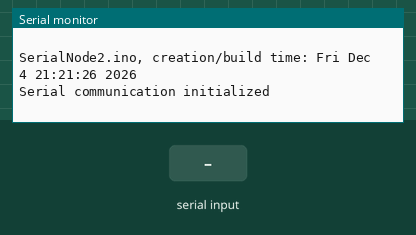
Bench run of a sketch on a simulated ESP8266 (Wemos D1 mini). Parts: the last lines printed to the serial monitor. The test bench sets the inputs (shaded band).

Above: at 1.2 s.
1.3 s: "90,45\n" received over the second serial link
At 2.3 s:
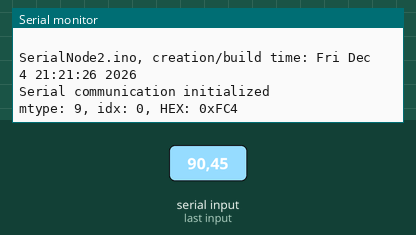
2.8 s: "200\n" received over the second serial link
At 3.4 s:
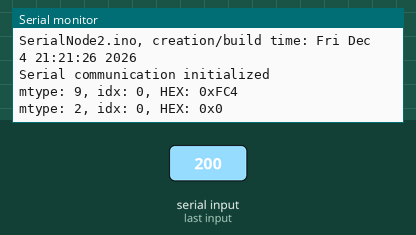
4.3 s: "a90\n" received over the second serial link
At 5.5 s:
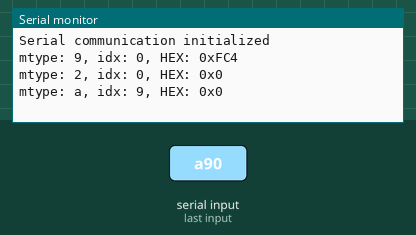
5.8 s: "A90\n" received over the second serial link
At 6.9 s:
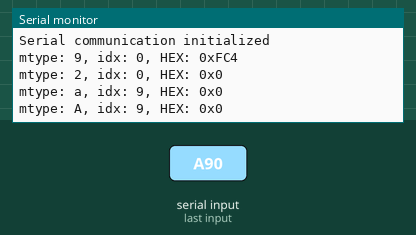
7.3 s: "b90\n" received over the second serial link
At 8.0 s:
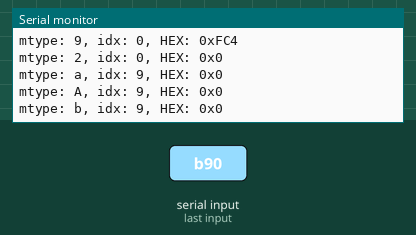
8.8 s: "B90\n" received over the second serial link
At 9.2 s:
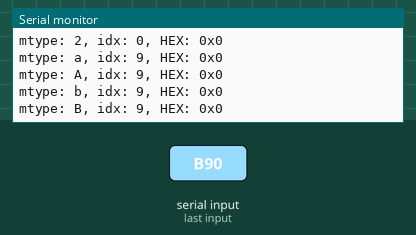

The sketch:

SerialNode2.ino
```cpp
#include <SoftwareSerial.h>

// Use D5 (RX) and D6 (TX)
SoftwareSerial mySerial(D5, D6);

unsigned long runtiming = 0;
unsigned long sequencenumber = 0;
unsigned long serialdata = 0;
char cpm_array[101];
size_t bytesread = 0;
bool resetclear = false;

uint32_t storeData[16] = {0,0,0,0,0,0,0,0,0,0,0,0,0,0,0,0};
uint32_t checkData[16] = {0,0,0,0,0,0,0,0,0,0,0,0,0,0,0,0};

// function to indicate the passing of certain duration
bool timepassing(unsigned long curtime, unsigned long duration){
  static unsigned long rtime = 0;
  if(rtime + duration > curtime) return false;
  rtime = millis(); // get fresh time to base the new interval on
  return true;
}

void sendserialtext(const char *text){
  mySerial.print("t");
  mySerial.println(text);
}

void sendserialhex(uint32_t val, int8_t idx){
  mySerial.print("x");
  mySerial.print(idx, HEX);
  mySerial.println(val, HEX);
}

uint32_t converttoval(char *bdata, uint8_t start, uint8_t end){
  uint32_t serialval = 0;
  uint8_t nibbleval = 0;
  char nibblechar;

  for (int i=start; i<end; i++){
    nibblechar = bdata[i];
    switch(nibblechar){
      case 'a':
      case 'A':
        nibbleval = 10;
        break;
      case 'b':
      case 'B':
        nibbleval = 11;
        break;
      case 'c':
      case 'C':
        nibbleval = 12;
        break;
      case 'd':
      case 'D':
        nibbleval = 13;
        break;
      case 'e':
      case 'E':
        nibbleval = 14;
        break;
      case 'f':
      case 'F':
        nibbleval = 15;
        break;
      default:
        nibbleval = uint8_t(nibblechar - '0');
    }
    // Serial.print("char: ");
    // Serial.print(nibblechar);
    // Serial.print(", val: ");
    // Serial.println(nibbleval);
    serialval = serialval * 16 + nibbleval;
  }
  return serialval;
}

// unsigned long getvalfromstring(String serialdata){
//   unsigned long serialval = 0;
//   // char valholder[9];
//   // serialdata.toCharArray(valholder, 9);
//   // serialval = strtol(valholder, NULL, 16);
//   return serialval;
// }

bool readserialdata(){
  bool datafound = false;

  if (mySerial.available()) {
    memset(cpm_array, 0, 101);
    bytesread = mySerial.readBytesUntil('\n', cpm_array, 101);
    char mtype = cpm_array[0]; // first char is the message type
    if (bytesread > 2){
      datafound = true;
      Serial.print("mtype: ");
      Serial.print(mtype);
      // Serial.print("Data length: ");
      // Serial.println(bytesread - 2);
      switch(mtype){
      case 't':
        Serial.print(", TXT: ");
        Serial.println(cpm_array + 1);
        break;
      case 'x':
      default:
        uint32_t answerindex = converttoval(cpm_array, 1, 2); // second char is the index
        Serial.print(", idx: ");
        Serial.print(answerindex, DEC);
        uint32_t answer = converttoval(cpm_array, 2, bytesread - 1);
        Serial.print(", HEX: 0x");
        Serial.println(answer, HEX);

        if (answerindex == 15){ // check other board is restarted
          resetclear = answer == 0xffffffff;
        }
        storeData[answerindex] = answer;
      }
      // Serial.print(" data: ");
      // Serial.println(cpm_array + 1);
    }
  }

  // String data = mySerial.readStringUntil('\n');
  // Serial.println("Received: " + data);
  // serialdata = getvalfromstring(data);
  // Serial.print("Value: ");
  // Serial.println(serialdata);

  return datafound;
}

void setup() {
  Serial.begin(115200);   // USB Serial
  mySerial.begin(9600);   // Software Serial to other D1 Mini

  Serial.println(F(" "));
  Serial.print(__FILE__);
  Serial.print(F(", creation/build time: "));
  Serial.println(__TIMESTAMP__);
  Serial.flush();
  Serial.println("Serial communication initialized");
  Serial.flush();

  sendserialhex(0xffffffff, 15); // signal a reset/startup condition
}

// // function to indicate the passing of certain duration
// bool timepassing(unsigned long curtime, unsigned long duration){
//   static unsigned long rtime = 0;
//   if(rtime + duration > curtime) return false;
//   rtime = millis(); // get fresh time to base the new interval on
//   return true;
// }

// unsigned long getvalfromstring(String serialdata){
//   unsigned long serialval = 0;
//   // char valholder[9];
//   // serialdata.toCharArray(valholder, 9);
//   // serialval = strtol(valholder, NULL, 16);
//   return serialval;
// }

bool newdata = false;
bool action = false;

void loop() {

  runtiming = millis();

  action = timepassing(runtiming, 14000);
  if (action){
    // mySerial.print("t");
    // mySerial.println("Hay from Board 2");
    sendserialtext("Hay from Board 2");

    // mySerial.print("x");
    // mySerial.println(0xbeefdead, HEX);
    // mySerial.print("x");
    // mySerial.println(runtiming, HEX);
    // //slen = mySerial.write(pmessage);

    sendserialhex(0xbeefdead, 13);
    sendserialhex(runtiming, 15);
    sendserialhex(++sequencenumber, 14);

    Serial.print("Sent message at: ");
    Serial.println(runtiming);
  }

  newdata = readserialdata();
  if (newdata){
    if (resetclear){ // other board is restarted
      Serial.println(F("reset detected other node"));

      for (uint8_t ai=0;ai<16;ai++){
        Serial.print("Stored at index: ");
        Serial.print(ai);
        Serial.print(", 0x");
        Serial.println(storeData[ai], HEX);
        storeData[ai] = 0;
      }
      //ESP.restart(); // do not restart this board, endless loop will happen for serial1 and serial2

      resetclear = false;
    }
    else {

    }
    newdata = false;
  }

}
```

Measured:
- after the input at 1.3 s, the serial monitor: prints a new line at once (image 1)
- after the input at 2.8 s, the serial monitor: prints a new line at once (image 2)
- after the input at 4.3 s, the serial monitor: prints a new line at once (image 3)
- after the input at 5.8 s, the serial monitor: prints a new line at once (image 4)
- after the input at 7.3 s, the serial monitor: prints a new line at once (image 5)
- after the input at 8.8 s, the serial monitor: prints a new line at once (image 6)
